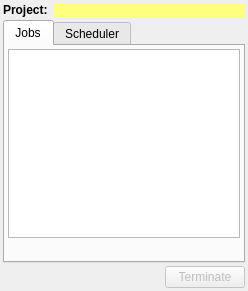
<?xml version="1.0" encoding="UTF-8"?>
<ui version="4.0">
 <class>JobWorkPanel</class>
 <widget class="QWidget" name="JobWorkPanel">
  <property name="geometry">
   <rect>
    <x>0</x>
    <y>0</y>
    <width>248</width>
    <height>291</height>
   </rect>
  </property>
  <property name="windowTitle">
   <string>Job List</string>
  </property>
  <layout class="QVBoxLayout" name="verticalLayout_3">
   <property name="spacing">
    <number>3</number>
   </property>
   <property name="margin">
    <number>3</number>
   </property>
   <item>
    <layout class="QHBoxLayout" name="horizontalLayout_2">
     <item>
      <widget class="QLabel" name="label">
       <property name="sizePolicy">
        <sizepolicy hsizetype="Maximum" vsizetype="Preferred">
         <horstretch>0</horstretch>
         <verstretch>0</verstretch>
        </sizepolicy>
       </property>
       <property name="text">
        <string>&lt;!DOCTYPE HTML PUBLIC &quot;-//W3C//DTD HTML 4.0//EN&quot; &quot;http://www.w3.org/TR/REC-html40/strict.dtd&quot;&gt;
&lt;html&gt;&lt;head&gt;&lt;meta name=&quot;qrichtext&quot; content=&quot;1&quot; /&gt;&lt;style type=&quot;text/css&quot;&gt;
p, li { white-space: pre-wrap; }
&lt;/style&gt;&lt;/head&gt;&lt;body style=&quot; font-family:'Sans Serif'; font-size:9pt; font-weight:400; font-style:normal;&quot;&gt;
&lt;table style=&quot;-qt-table-type: root; margin-top:4px; margin-bottom:4px; margin-left:4px; margin-right:4px;&quot;&gt;
&lt;tr&gt;
&lt;td style=&quot;border: none;&quot;&gt;
&lt;p style=&quot; margin-top:0px; margin-bottom:0px; margin-left:0px; margin-right:0px; -qt-block-indent:0; text-indent:0px;&quot;&gt;&lt;span style=&quot; font-weight:600;&quot;&gt;Project: &lt;/span&gt;&lt;/p&gt;&lt;/td&gt;&lt;/tr&gt;&lt;/table&gt;&lt;/body&gt;&lt;/html&gt;</string>
       </property>
      </widget>
     </item>
     <item>
      <widget class="QPushButton" name="projectPB">
       <property name="focusPolicy">
        <enum>Qt::NoFocus</enum>
       </property>
       <property name="styleSheet">
        <string notr="true">QPushButton {
	border: 0px none; 
	background-color: #FFFF7F;
}</string>
       </property>
       <property name="text">
        <string/>
       </property>
      </widget>
     </item>
    </layout>
   </item>
   <item>
    <widget class="QTabWidget" name="tabWidget">
     <property name="currentIndex">
      <number>0</number>
     </property>
     <widget class="QWidget" name="jobsTab">
      <attribute name="title">
       <string>Jobs</string>
      </attribute>
      <layout class="QVBoxLayout" name="verticalLayout">
       <property name="margin">
        <number>3</number>
       </property>
       <item>
        <widget class="QTreeView" name="jobListTV">
         <property name="selectionMode">
          <enum>QAbstractItemView::SingleSelection</enum>
         </property>
         <property name="selectionBehavior">
          <enum>QAbstractItemView::SelectRows</enum>
         </property>
         <property name="rootIsDecorated">
          <bool>false</bool>
         </property>
         <property name="itemsExpandable">
          <bool>false</bool>
         </property>
         <property name="expandsOnDoubleClick">
          <bool>false</bool>
         </property>
        </widget>
       </item>
       <item>
        <widget class="QLabel" name="jobCountLabel">
         <property name="text">
          <string/>
         </property>
        </widget>
       </item>
      </layout>
     </widget>
     <widget class="QWidget" name="schedulerTab">
      <attribute name="title">
       <string>Scheduler</string>
      </attribute>
      <layout class="QVBoxLayout" name="verticalLayout_2">
       <property name="margin">
        <number>3</number>
       </property>
       <item>
        <widget class="QTreeView" name="schedulerListTV">
         <property name="selectionMode">
          <enum>QAbstractItemView::SingleSelection</enum>
         </property>
         <property name="selectionBehavior">
          <enum>QAbstractItemView::SelectRows</enum>
         </property>
         <property name="rootIsDecorated">
          <bool>false</bool>
         </property>
         <property name="itemsExpandable">
          <bool>false</bool>
         </property>
         <property name="expandsOnDoubleClick">
          <bool>false</bool>
         </property>
        </widget>
       </item>
       <item>
        <widget class="QLabel" name="schedulerCountLabel">
         <property name="text">
          <string/>
         </property>
        </widget>
       </item>
      </layout>
     </widget>
    </widget>
   </item>
   <item>
    <layout class="QHBoxLayout" name="horizontalLayout">
     <item>
      <spacer name="horizontalSpacer">
       <property name="orientation">
        <enum>Qt::Horizontal</enum>
       </property>
       <property name="sizeHint" stdset="0">
        <size>
         <width>40</width>
         <height>20</height>
        </size>
       </property>
      </spacer>
     </item>
     <item>
      <widget class="QPushButton" name="terminateTB">
       <property name="enabled">
        <bool>false</bool>
       </property>
       <property name="text">
        <string>Terminate</string>
       </property>
      </widget>
     </item>
    </layout>
   </item>
  </layout>
 </widget>
 <resources/>
 <connections/>
</ui>
